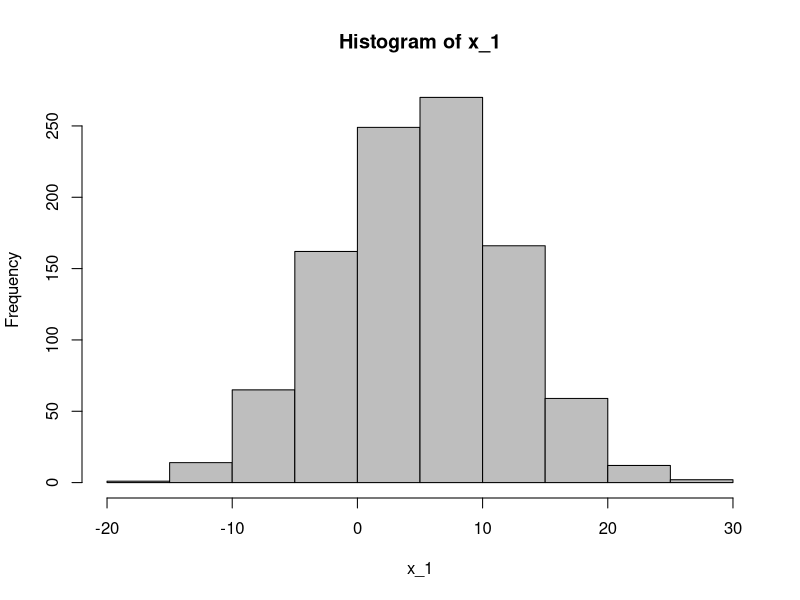
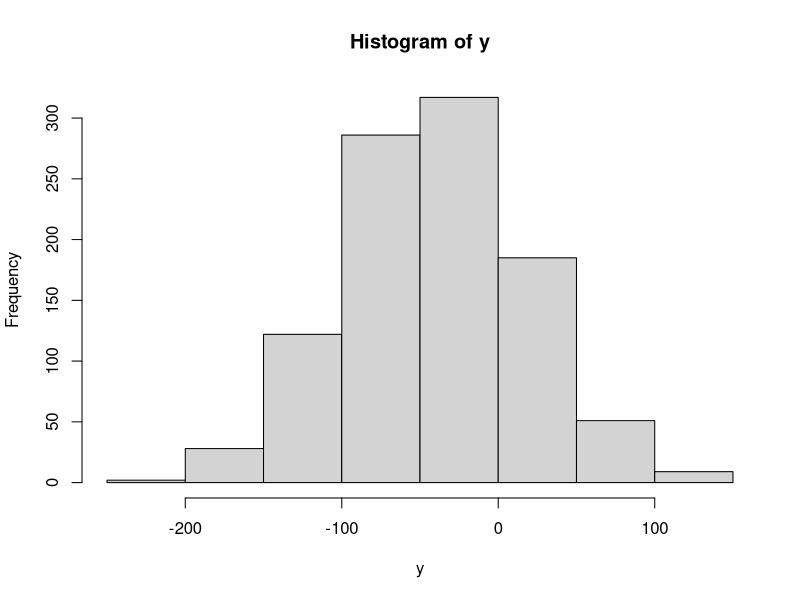
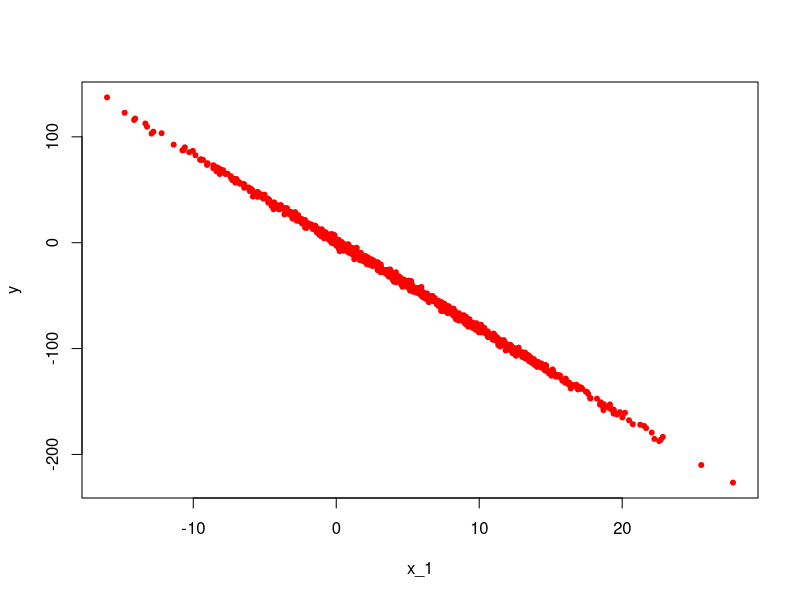
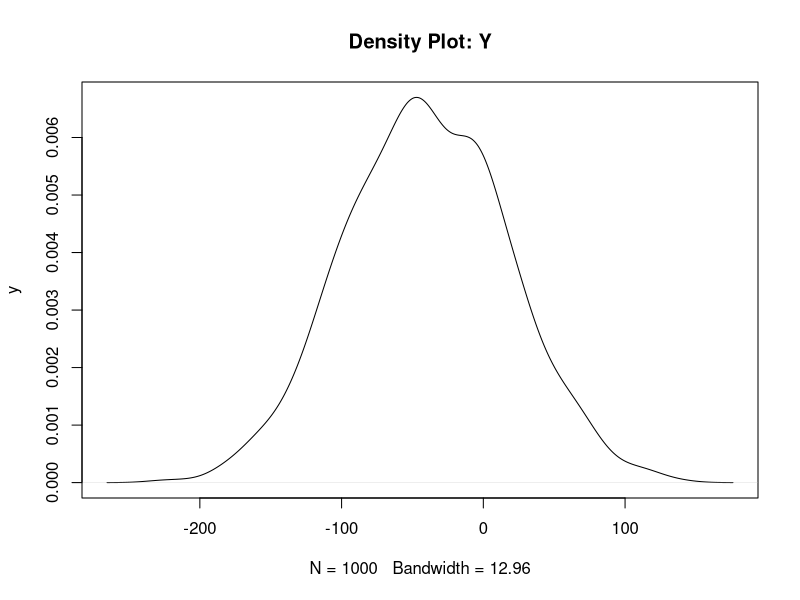
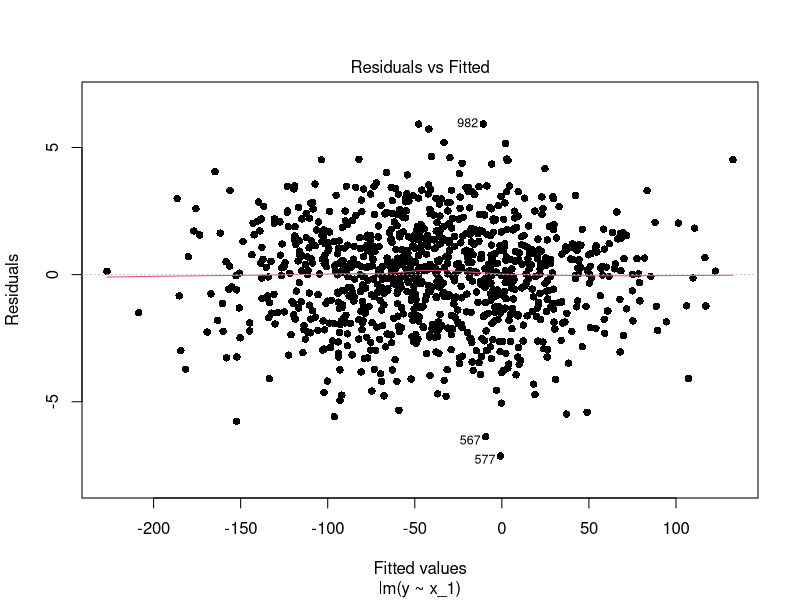

The R script that drew these images, in order: (Note: this script raises an error after producing the figures.)
# Remove all extraneous variables
rm(list = ls())

# Simulating the fake data set
# from a normal distribution, simulate 1000 values with a mean of 5 and std of 7
x_1 <- rnorm(1000, 5, 7) 

# plotting data
hist(x_1, col="grey")

true_error <- rnorm(1000, 0, 2)
true_beta_0 <- 1.1
true_beta_1 <- -8.2 

y <- true_beta_0 + true_beta_1*x_1 + true_error

hist(y) 
plot(x_1, y, pch = 20, col ="red") 

data.1 <- data.frame(cbind(x_1, y))

# Checking the density of the repsonse variable
plot(density(y), main="Density Plot: Y", ylab="y") 

# Building a regression model, and finding estimated beta values
mod1 <- lm(y~x_1, data = data.1)
summary(mod1)

# estimate_beta_0 = 1.06997
# estimate_beta_1 = -8.19802

plot(mod1, pch = 16, which = 1)

e# Declaring second variable, and finding linear distributions
x_2 <- rgamma(1000, 2, 10)
hist(x_2, col="blue")

y_2 <- true_beta_0*x_1 + true_beta_1*x_2 + true_error

data.2 <- data.frame(cbind(x_1, x_2, y))

# fitting a model depending only on x_1
mod2 <- lm(y_2~x_1, data = data.2)
summary(mod2)

# estimate_beta_0 = -1.56808
# estimate_beta_1 = 1.10089

# fitting a model depending only on x_2
mod3 <- lm(y_2~x_2, data = data.2)
summary(mod3)

# estimate_beta_0 = 5.6784
# estimate_beta_1 = -8.4940

# finding a model dependant on both x_1 and X_2
mod4 <- lm(y_2~x_1 + x_2, data = data.2)
summary(mod4)

# estimate_beta_0 = 1.102070
# estimate_beta_1 = -8.900546

# DO THE SAMPLE MEAN WHATEVER THINGER 

# Delaring new variable z 
z <- x_1^2

data.3 <- data.frame(cbind(x_1, x_2, z, y))

# declaring a model based on x_1, AND z only
mod5 <- lm(y_2~x_1, data = data.3)
summary(mod5) 

mod6 <- lm(y_2~x_1 + z, data = data.3)
summary(mod6)

# dont understand the point, but sure 

# DO THE SAMPLE MEAN SHIT SHIT SHIT

# Playing around with data--just change the values in this section
# Then run only this section and record the results in the report
true_error.t <- rnorm(1000, 0, 2)
true_beta_0.t <- 5
true_beta_1.t <- 2

x_1.t <- rnorm(1000, 2) 
x_2.t <- rexp(1000)

y_3 <- true_beta_0.t*x_1.t + true_beta_1.t*x_2.t + true_error.t

data.4 <- data.frame(cbind(x_1.t, x_2.t, y_3))

mod7 <- lm(y_3~x_1.t + x_2.t, data = data.4)
summary(mod7)

plot(mod7, pch = 16, which = 1)

# plotting histograms and scatterplots (just for part d)
hist(x_1.t, col="red")
hist(x_2.t, col = "blue")
hist(y_3, col = "pink" )

plot(data.4)

